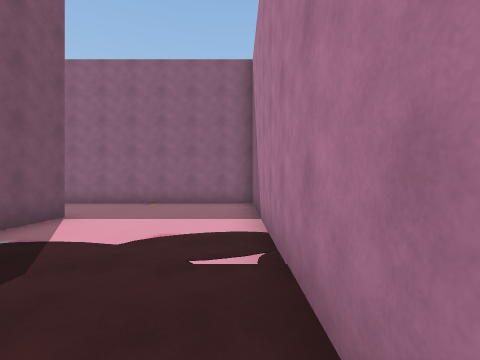
View 1 (above)

19 first-person views from a walk through a 3-D level made in the Unity game engine. The camera is 1.5 m above the floor, looks level and sees 85° across. The floor is counted in squares, 2 m on a side. Each view is taken from the middle of a square. On the plan, view 1 faces up. The plan holds only what a view shows up to about 9 squares ahead; the rest is blank. The place goes on beyond the plan. The player character is not drawn. Door leaves are left out, so doorways stand open.

View 2
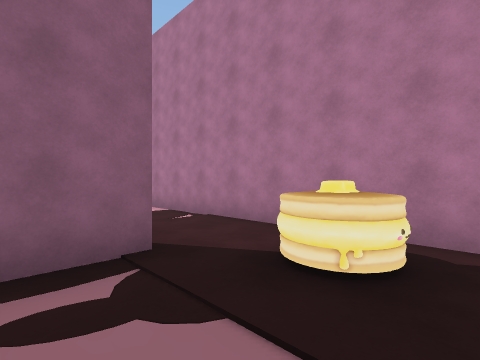

View 3
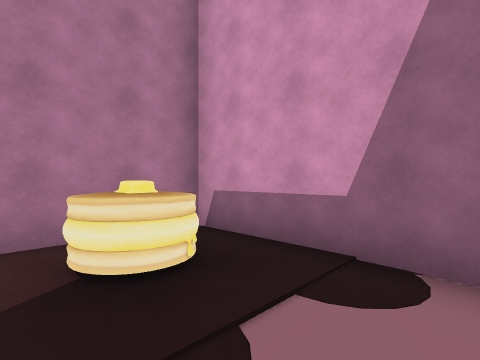

View 4
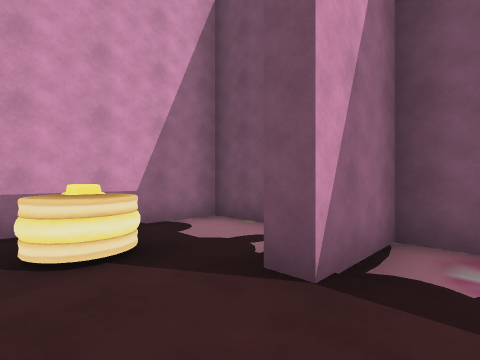

View 5
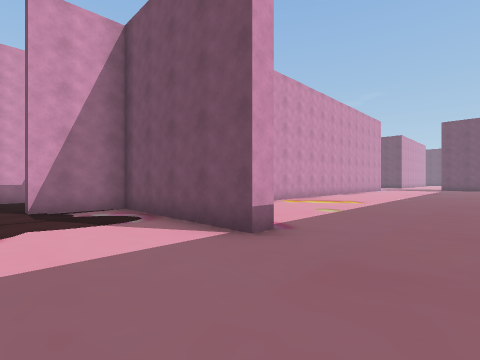

View 6
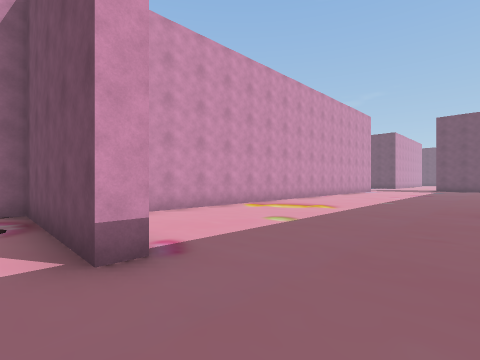

View 7
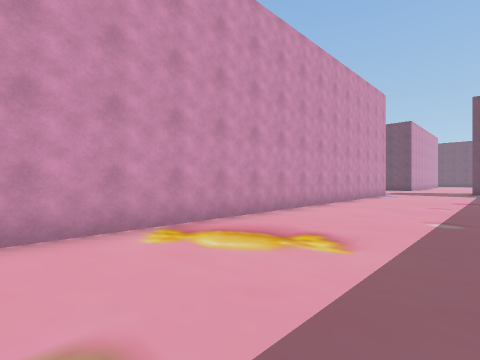

View 8
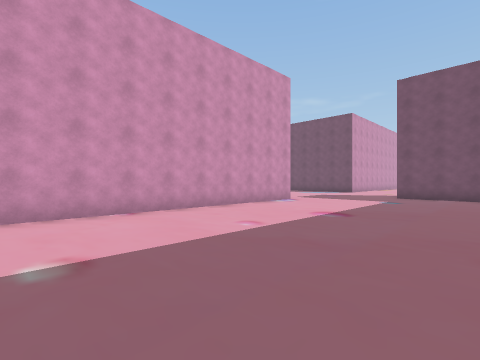

View 9
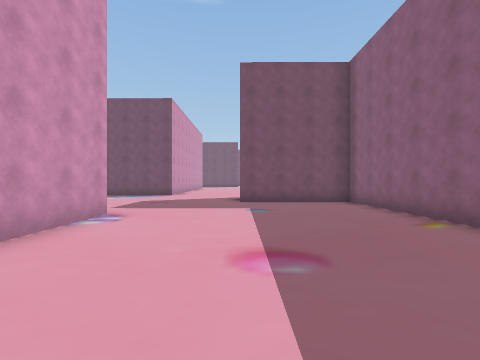

View 10
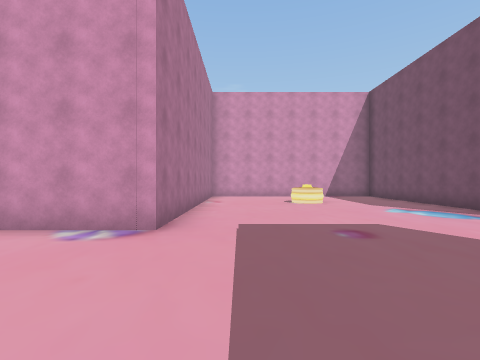

View 11
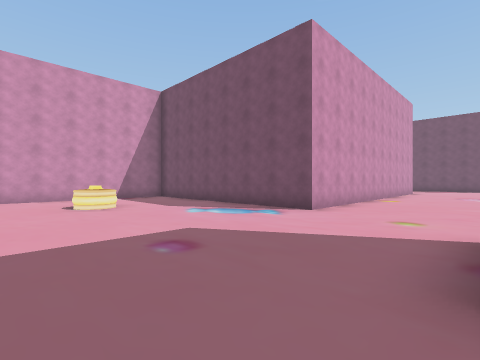

View 12
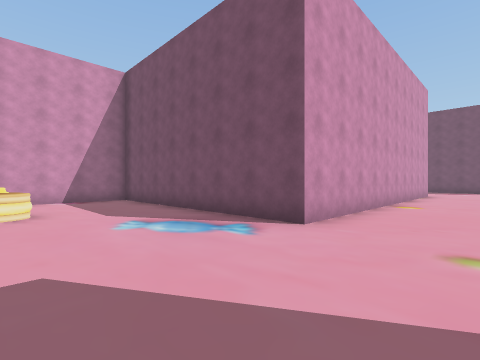

View 13
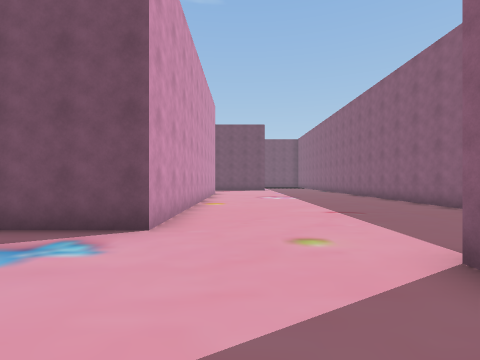

View 14
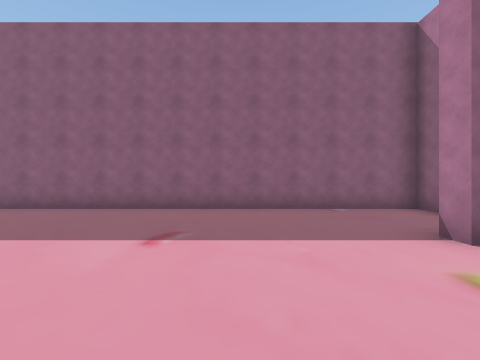

View 15
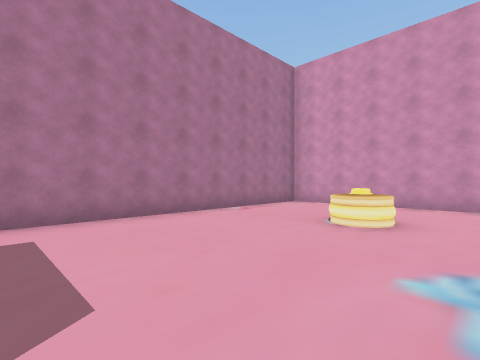

View 16
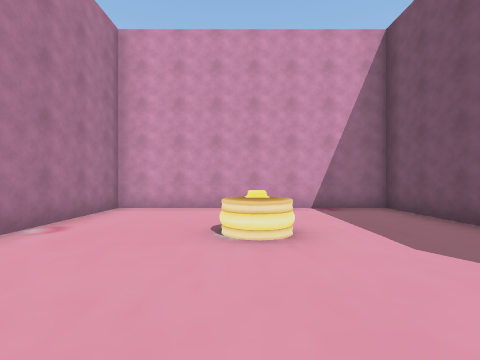

View 17
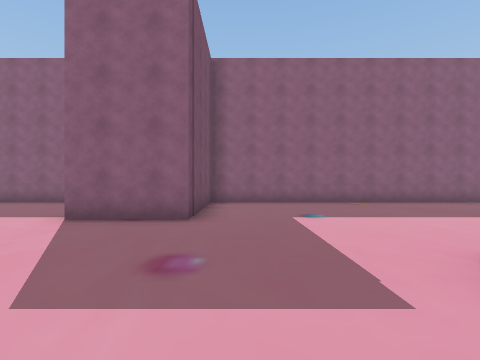

View 18
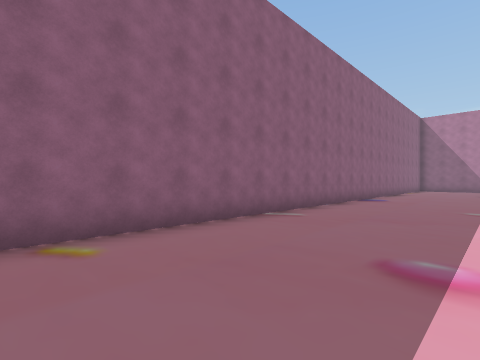

View 19
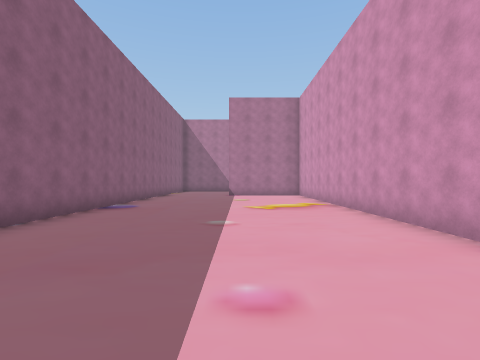

### Floor plan
Points are (right, up) in squares from view 1. A wall is a line through its corners. A room is listed if a view was taken in it or the views show most of it. See-through windows are left out.
Room 1 (views 1, 2, 3)
walls: (-1.7, 0.6) (-3, 0.6); (-3.7, -1) (-3.7, -2.5) (0.4, -2.5) (0.4, 0.5)
ways out: opening at (-0.5, 1) to room 2
objects: other object (-1, -1) to (0, -1)
Room 2 (views 4, 5, 6, 7, 8, 9, 10, 11, 12, 13, 14, 15, 16, 17, 18, 19)
walls: (-24.4, 8) (-24.4, 8.8) (-35.2, 8.8); (-8, 8.8) (-24, 8.8) (-24, 5) (-26.3, 5) (-26.3, 5.5); (-4.2, 5.5) (-3.7, 5.5) (-3.7, 1) (-1.7, 1) (-1.7, 0.6); (-34.4, 1.7) (-27.9, 1.7) (-27.9, -6) (-20.7, -6) (-20.7, 2.1) (-5.8, 2.1); (0.4, 0.5) (0.4, 8.5); (0.5, 8.8) (-5.9, 8.8)
ways out: opening at (-0.5, 1) to room 1
objects: other object (-25, -3) to (-24, -2)

Where each view was taken, in squares from view 1:
view 1: 0 up, 0 right, facing up
view 2: 2 down, 3 left, facing up-right
view 3: 0 up, 3 left, facing down-right
view 4: 2 up, 0 right, facing down-left
view 5: 8 up, 1 left, facing down-left
view 6: 8 up, 3 left, facing down-left
view 7: 6 up, 7 left, facing down-left
view 8: 8 up, 12 left, facing down-left
view 9: 5 up, 15 left, facing left
view 10: 6 up, 22 left, facing down
view 11: 5 up, 22 left, facing down-left
view 12: 4 up, 24 left, facing down-left
view 13: 3 up, 24 left, facing left
view 14: 2 up, 29 left, facing up
view 15: 2 up, 26 left, facing down-right
view 16: 1 up, 24 left, facing down
view 17: 0 up, 23 left, facing up
view 18: 5 up, 20 left, facing up-right
view 19: 5 up, 17 left, facing right
